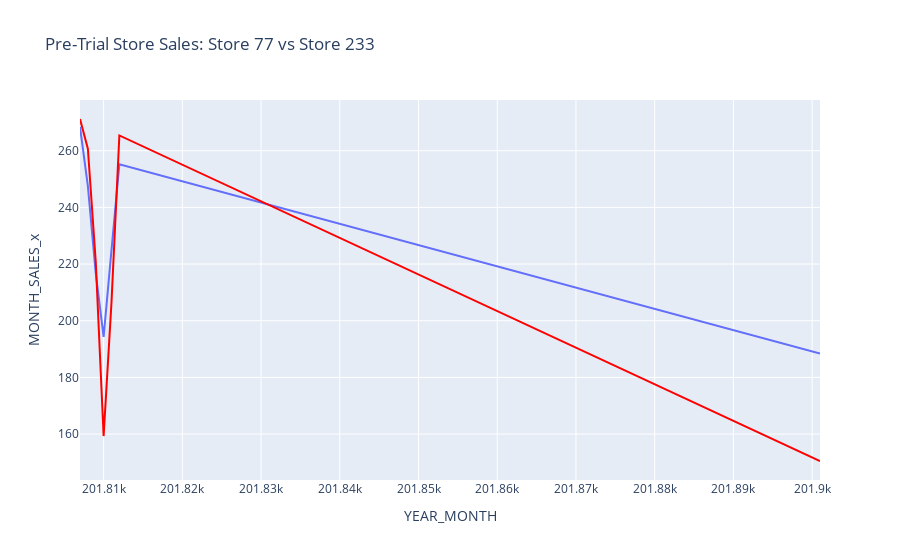

Notebook source saved alongside this figure:
### Code cell
x1 = pd.merge(pre_trial_test[pre_trial_test['STORE_NBR'] == 77], pre_trial_store[pre_trial_store['STORE_NBR'] == 233], 
              left_on = ['YEAR_MONTH'], right_on = ['YEAR_MONTH'], how = 'left')
fig = px.line(x1, x = 'YEAR_MONTH', y = 'MONTH_SALES_x', title = 'Pre-Trial Store Sales: Store 77 vs Store 233')
fig2 = px.line(x1, x = 'YEAR_MONTH', y = 'MONTH_SALES_y')
fig2.update_traces(line_color = 'red')
fig.add_trace(fig2.data[0])
fig.show()

### Figure 1 — Plotly figure (JSON) as saved in the notebook; plotly's stock layout.template omitted (floating-point values rounded to 4 significant figures)
{"data": [{"hovertemplate": "YEAR_MONTH=%{x}<br>MONTH_SALES_x=%{y}<extra></extra>", "legendgroup": "", "line": {"color": "#636efa", "dash": "solid"}, "marker": {"symbol": "circle"}, "mode": "lines", "name": "", "orientation": "v", "showlegend": false, "type": "scatter", "x": [201807, 201808, 201809, 201810, 201811, 201812, 201901], "xaxis": "x", "y": [268.4, 247.5, 216.8, 194.3, 224.9, 255.2, 188.4], "yaxis": "y"}, {"hovertemplate": "YEAR_MONTH=%{x}<br>MONTH_SALES_y=%{y}<extra></extra>", "legendgroup": "", "line": {"color": "red", "dash": "solid"}, "marker": {"symbol": "circle"}, "mode": "lines", "name": "", "orientation": "v", "showlegend": false, "type": "scatter", "x": [201807, 201808, 201809, 201810, 201811, 201812, 201901], "xaxis": "x", "y": [271.2, 260.7, 220.9, 159.3, 206.5, 265.4, 150.5], "yaxis": "y"}], "layout": {"autosize": true, "legend": {"tracegroupgap": 0}, "title": {"text": "Pre-Trial Store Sales: Store 77 vs Store 233"}, "xaxis": {"anchor": "y", "autorange": true, "domain": [0, 1], "range": [201807, 201901], "title": {"text": "YEAR_MONTH"}, "type": "linear"}, "yaxis": {"anchor": "x", "autorange": true, "domain": [0, 1], "range": [143.8, 277.9], "title": {"text": "MONTH_SALES_x"}, "type": "linear"}}}
